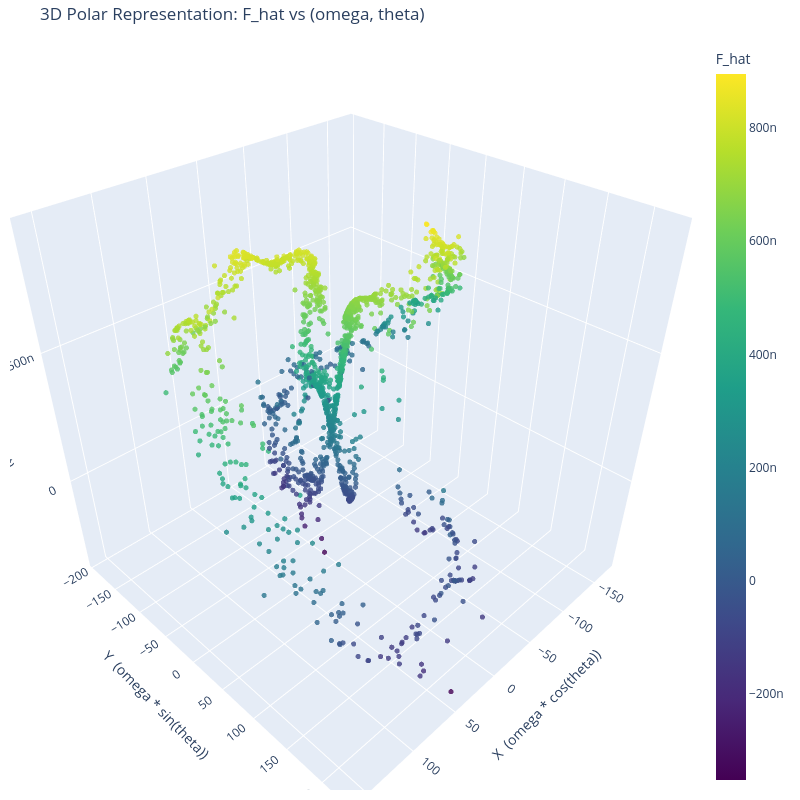

The notebook cell this image was saved under:
### Code cell
# Interactive 3D Polar Representation Plot
import plotly.graph_objects as go
import pandas as pd
import numpy as np


# --- Create the correct polar projection ---
# Here, we map (theta, omega) to a polar layout on the X-Y plane.
# omega -> radius (r)
# theta -> angle (phi)
r = X_clean[:, 1]
phi = X_clean[:, 0]

# Convert polar coordinates to Cartesian for plotting
x_new = r * np.cos(phi)
y_new = r * np.sin(phi)
z_new = y_pred

# Create the figure
fig = go.Figure(data=[go.Scatter3d(
    x=x_new,
    y=y_new,
    z=z_new,
    mode='markers',
    marker=dict(
        size=3,
        color=z_new,                # set color to the z-axis value (f_hat)
        colorscale='Viridis',       # choose a colorscale
        colorbar=dict(title='F_hat'),
        opacity=0.8
    )
)])

# Update the layout for a clean, square plot
fig.update_layout(
    title='3D Polar Representation: F_hat vs (omega, theta)',
    width=800,
    height=800,
    scene=dict(
        xaxis_title='X  (omega * cos(theta))',
        yaxis_title='Y  (omega * sin(theta))',
        zaxis_title='Z  (F_hat)'
    ),
    margin=dict(r=20, b=10, l=10, t=40)
)

fig.show()

### Figure 1 — Plotly figure (JSON) as saved in the notebook; plotly's stock layout.template omitted (floating-point values rounded to 4 significant figures; data arrays with more than 128 entries replaced by an {"elided": "..."} marker saying what was removed)
{"data": [{"marker": {"color": {"elided": "1670 float values"}, "colorbar": {"title": {"text": "F_hat"}}, "colorscale": [[0, "#440154"], [0.1111, "#482878"], [0.2222, "#3e4989"], [0.3333, "#31688e"], [0.4444, "#26828e"], [0.5556, "#1f9e89"], [0.6667, "#35b779"], [0.7778, "#6ece58"], [0.8889, "#b5de2b"], [1, "#fde725"]], "opacity": 0.8, "size": 3}, "mode": "markers", "type": "scatter3d", "x": {"elided": "1670 float values"}, "y": {"elided": "1670 float values"}, "z": {"elided": "1670 float values"}}], "layout": {"height": 800, "margin": {"b": 10, "l": 10, "r": 20, "t": 40}, "scene": {"xaxis": {"title": {"text": "X  (omega * cos(theta))"}}, "yaxis": {"title": {"text": "Y  (omega * sin(theta))"}}, "zaxis": {"title": {"text": "Z  (F_hat)"}}}, "title": {"text": "3D Polar Representation: F_hat vs (omega, theta)"}, "width": 800}}
